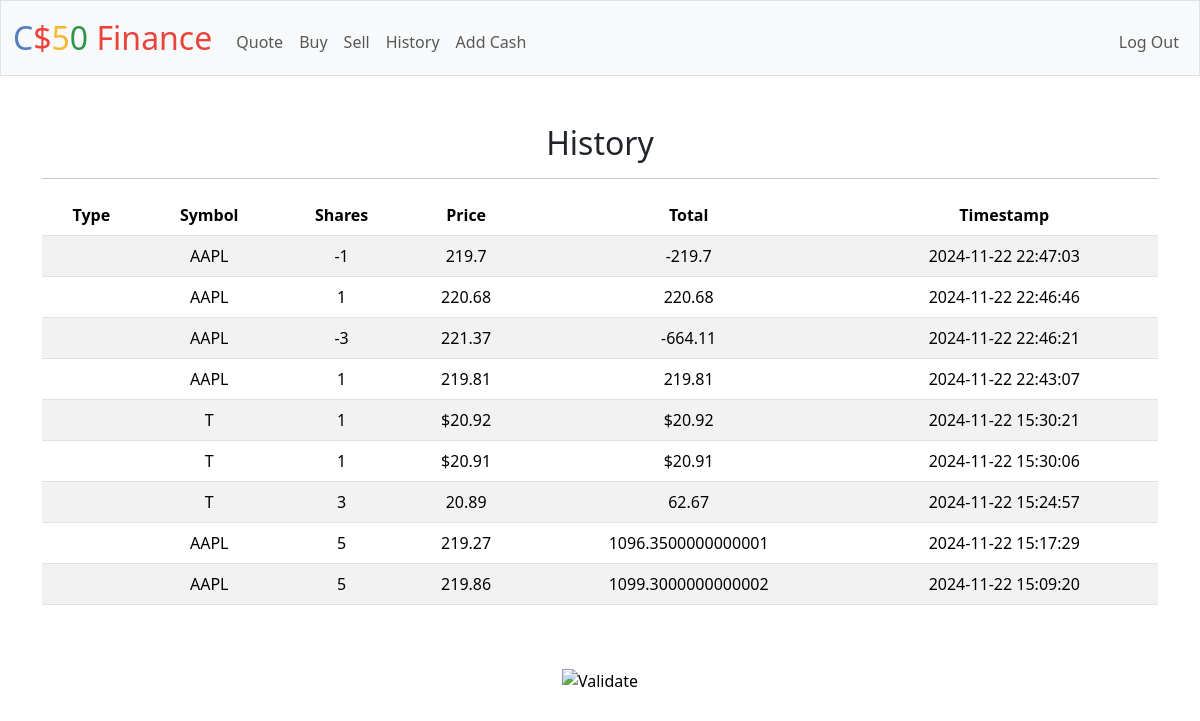
The app's page /history (signed in) with its own data.
### tables this page shows
CREATE TABLE transactions(
id INTEGER PRIMARY KEY AUTOINCREMENT,
user_id INTEGER NOT NULL,
symbol TEXT NOT NULL,
shares INTEGER NOT NULL,
price NUMERIC NOT NULL,
timestamp DATETIME DEFAULT CURRENT_TIMESTAMP,
FOREIGN KEY (user_id) REFERENCES users(id)
);

### app.py (the view)
@app.route("/history")
@login_required
def history():
    transactions = db.execute("SELECT * FROM transactions WHERE user_id = ? ORDER BY timestamp DESC", session["user_id"])
    return render_template("history.html", transactions=transactions)

### app.py (called while the page is built)
@app.after_request
def after_request(response):
    response.headers["Cache-Control"] = "no-cache, no-store, must-revalidate"
    response.headers["Expires"] = 0
    response.headers["Pragma"] = "no-cache"
    return response

### helpers.py (called while the page is built)
def login_required(f):
    @wraps(f)
    def decorated_function(*args, **kwargs):
        if session.get("user_id") is None:
            return redirect("/login")
        return f(*args, **kwargs)
    return decorated_function

### templates/history.html (shortened to what this page needs)
{% extends "layout.html" %}
{% block main %}
    <h2>History</h2>
    <hr>
    <table class="table table-striped">
        <thead>
            <tr>
                <th>Type</th>
                <th>Symbol</th>
                <th>Shares</th>
                <th>Price</th>
                <th>Total</th>
                <th>Timestamp</th>
            </tr>
        </thead>
        <tbody>
            {% for transaction in transactions %}
                <tr>
                    <td>{{ transaction.type }}</td>
                    <td>{{ transaction.symbol }}</td>
                    <td>{{ transaction.shares }}</td>
                    <td>{{ transaction.price }}</td>
                    <td>{{ (transaction.shares * transaction.price) }}</td>
                    <td>{{ transaction.timestamp }}</td>
                </tr>
            {% endfor %}
        </tbody>
    </table>
{% endblock %}

### records on screen
transactions: (transaction.shares*transaction.price) "-219.7"
transactions: (transaction.shares*transaction.price) "220.68"
transactions: (transaction.shares*transaction.price) "-664.11"
transactions: (transaction.shares*transaction.price) "219.81"
transactions: (transaction.shares*transaction.price) "$20.92"
transactions: (transaction.shares*transaction.price) "$20.91"
transactions: (transaction.shares*transaction.price) "62.67"
transactions: (transaction.shares*transaction.price) "1096.3500000000001"
transactions: (transaction.shares*transaction.price) "1099.3000000000002"
